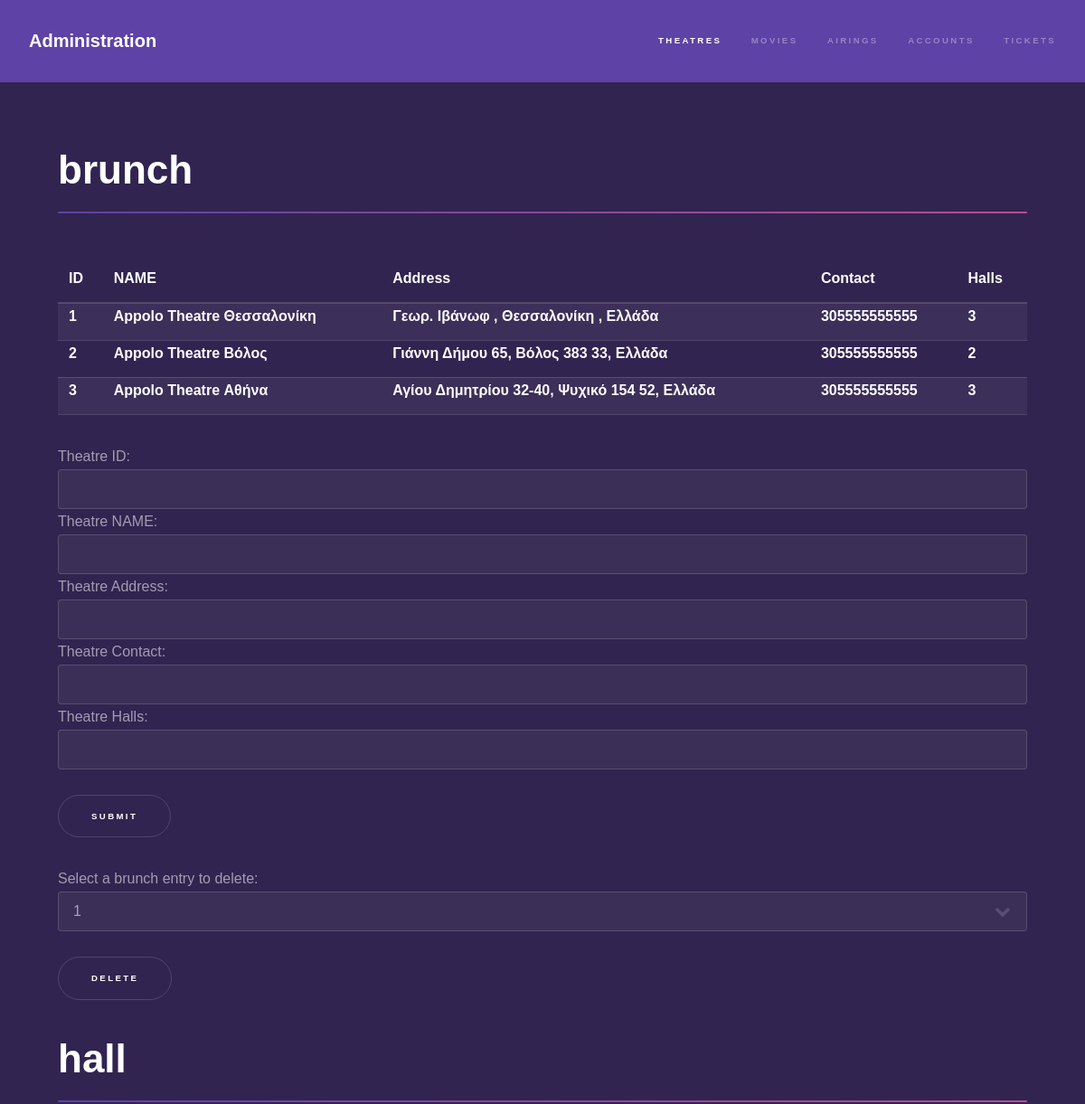
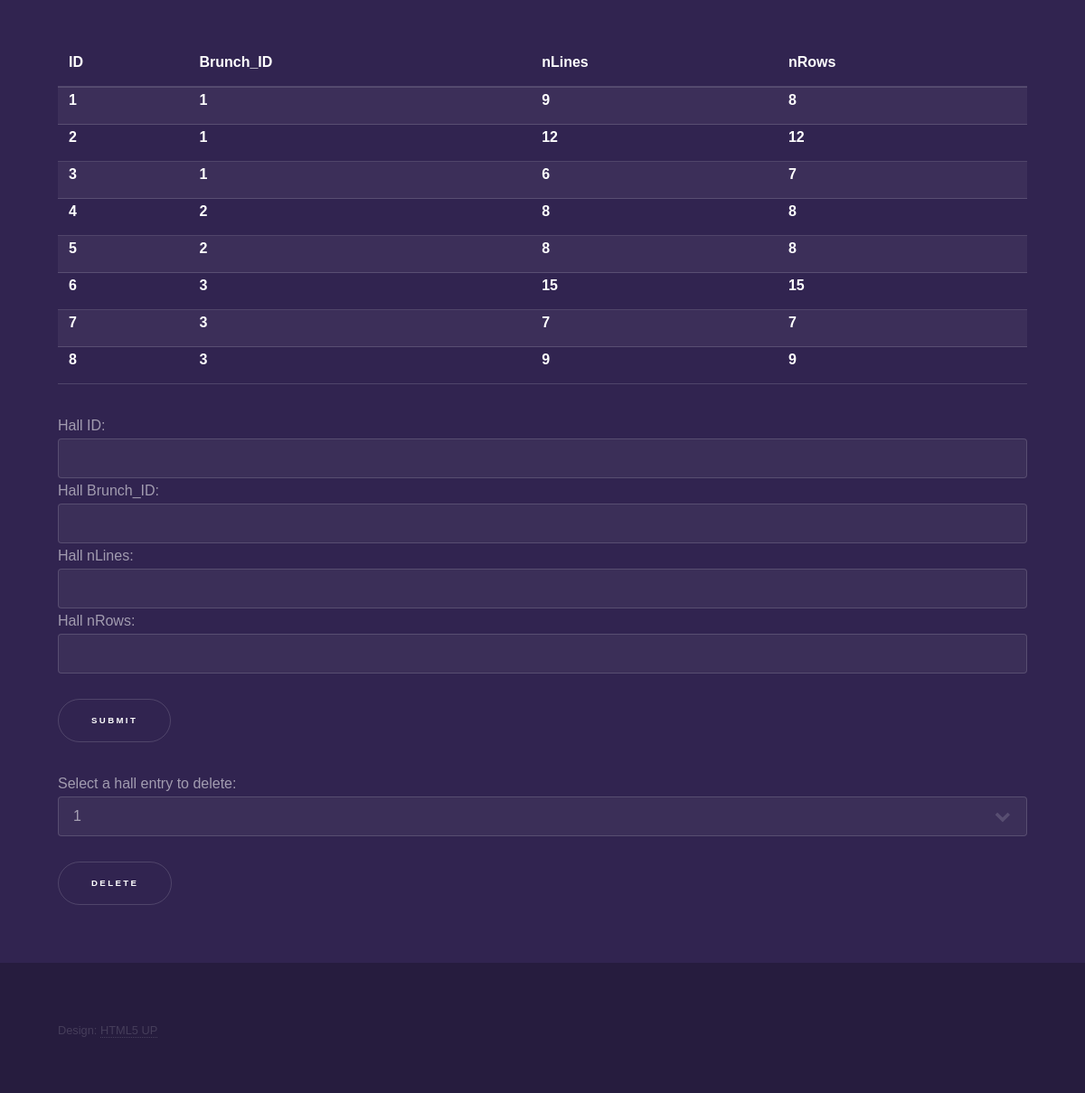
/PHP/Theatres.php, run on the app's committed database (2 pictures, top to bottom).
### tables this page shows
CREATE TABLE IF NOT EXISTS `brunch` (
  `ID` int(3) NOT NULL AUTO_INCREMENT,
  `NAME` text NOT NULL,
  `Address` text NOT NULL,
  `Contact` bigint(14) NOT NULL,
  `Halls` int(2) NOT NULL,
  PRIMARY KEY (`ID`)
);

CREATE TABLE IF NOT EXISTS `hall` (
  `ID` int(4) NOT NULL AUTO_INCREMENT,
  `Brunch_ID` int(3) NOT NULL,
  `nLines` int(2) NOT NULL,
  `nRows` int(2) NOT NULL,
  PRIMARY KEY (`ID`),
  KEY `Brunch_ID` (`Brunch_ID`)
);

### PHP/Theatres.php (the view, shortened to what this page needs)
<!DOCTYPE HTML>
<html>
<?php
include_once 'C:\wamp\www\includes\database.php';
?>
<head>
    <link rel="stylesheet" href="../assets/css/main.css" />
</head>
<body class="is-preload">
<header id="header">
    <a href="admin.php" class="title">Administration</a>
    <nav>
        <ul>
            <li><a href="Theatres.php" class="active">Theatres</a></li>
            <li><a href="adMovies.php">Movies</a></li>
            <li><a href="Airings.php">Airings</a></li>
            <li><a href="Accounts.php">Accounts</a></li>
            <li><a href="adTickets.php">Tickets</a></li>
        </ul>
    </nav>
</header>
<div id="wrapper">
    <section id="main" class="wrapper">
        <div class="inner">
            <h1 class="major">brunch</h1>
            <?php
            $sql = "SELECT * FROM `brunch`";
            $result = mysqli_query($conn, $sql);
            $rowCount = mysqli_num_rows($result);
            if ($rowCount > 0) {
                print "<table><thead><tr><th>ID</th><th>NAME</th><th>Address</th><th>Contact</th><th>Halls</th></tr></thead><tbody>";
                while ($row = mysqli_fetch_assoc($result)) {
                    print "<tr><th>{$row["ID"]}</th><th>{$row["NAME"]}</th><th>{$row["Address"]}</th><th>{$row["Contact"]}</th><th>{$row["Halls"]}</th></tr>";
                }
                print "</tbody></table>";
            }
            ?>
            <form method="post">
                Theatre ID:<br>
                <input type="text" name="tID">
                Theatre NAME:<br>
                <input type="text" name="tName" required>
                Theatre Address:<br>
                <input type="text" name="tAdd" required>
                Theatre Contact:<br>
                <input type="text" name="tCon" required>
                Theatre Halls:<br>
                <input type="text" name="tHalls" required>
                <br>
                <input type='submit' value='submit'>
            </form>
            <form method="post">
                Select a brunch entry to delete:
            <select name="dtID">
            <?php
            $sql = "SELECT ID FROM brunch";
            $result = mysqli_query($conn, $sql);
            $rowCount = mysqli_num_rows($result);
            if ($rowCount > 0) {
                while ($row = mysqli_fetch_assoc($result)) {
                    print "<option value='{$row["ID"]}'>{$row["ID"]}</option>";
                }
            }
            ?>
                <br>
                <input type='submit' value='delete'>
            </select></form>
            <h1 class="major">hall</h1>
            <?php
            $sql = "SELECT * FROM hall order by Brunch_ID";
            $result = mysqli_query($conn, $sql);
            $rowCount = mysqli_num_rows($result);
            if ($rowCount > 0) {
                print "<table><thead><tr><th>ID</th><th>Brunch_ID</th><th>nLines</th><th>nRows</th></tr></thead><tbody>";
                while ($row = mysqli_fetch_assoc($result)) {
                    print "<tr><th>{$row["ID"]}</th><th>{$row["Brunch_ID"]}</th><th>{$row["nLines"]}</th><th>{$row["nRows"]}</th></tr>";
                }
                print "</tbody></table>";
            }
            ?>
            <form method="post">
                Hall ID:<br>
                <input type="text" name="hID">
                Hall Brunch_ID:<br>
                <input type="text" name="hBrunch_ID">
                Hall nLines:<br>
                <input type="text" name="nLines">
                Hall nRows:<br>
                <input type="text" name="nRows">
                <br>
                <input type='submit' value='submit'>
            </form>
            <form method="post">
                Select a hall entry to delete:
            <select name="dhID">
            <?php
            $sql = "SELECT ID FROM `hall`";
            $result = mysqli_query($conn, $sql);
            $rowCount = mysqli_num_rows($result);
            if ($rowCount > 0) {
                while ($row = mysqli_fetch_assoc($result)) {
                    print "<option value='{$row["ID"]}'>{$row["ID"]}</option>";
                }
            }
            ?>
                <br>
                <input type='submit' value='delete'>
            </select></form>
        </div>
    </section>
</div>
<footer id="footer" class="wrapper alt">
    <div class="inner">
        <ul class="menu">
            <li>Design: <a href="http://html5up.net">HTML5 UP</a></li>
        </ul>
    </div>
</footer>
</body>
</html>

### data on the page
brunch: ID "1", NAME "Appolo Theatre Θεσσαλονίκη", Address "Γεωρ. Ιβάνωφ , Θεσσαλονίκη , Ελλάδα", Contact "305555555555", Halls "3"
brunch: ID "2", NAME "Appolo Theatre Βόλος", Address "Γιάννη Δήμου 65, Βόλος 383 33, Ελλάδα", Contact "305555555555", Halls "2"
brunch: ID "3", NAME "Appolo Theatre Αθήνα", Address "Αγίου Δημητρίου 32-40, Ψυχικό 154 52, Ελλάδα", Contact "305555555555", Halls "3"
hall: ID "1", Brunch_ID "1", nLines "9", nRows "8"
hall: ID "2", Brunch_ID "1", nLines "12", nRows "12"
hall: ID "3", Brunch_ID "1", nLines "6", nRows "7"
hall: ID "4", Brunch_ID "2", nLines "8", nRows "8"
hall: ID "5", Brunch_ID "2", nLines "8", nRows "8"
hall: ID "6", Brunch_ID "3", nLines "15", nRows "15"
hall: ID "7", Brunch_ID "3", nLines "7", nRows "7"
hall: ID "8", Brunch_ID "3", nLines "9", nRows "9"

### other printed values
form field dtID "1"
form field dhID "1"
